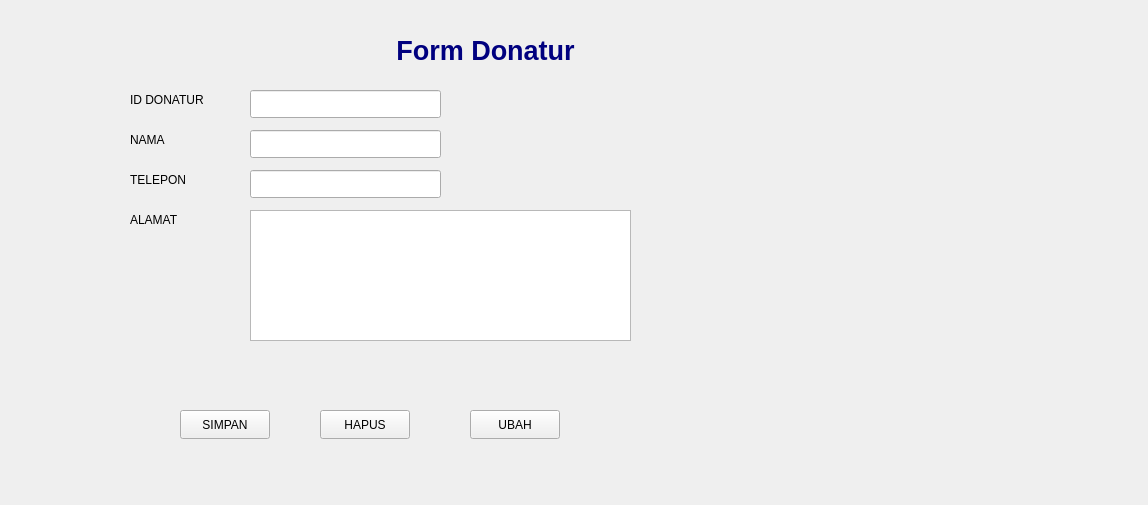
<?xml version="1.0" encoding="UTF-8"?>
<ui version="4.0">
 <class>Form</class>
 <widget class="QWidget" name="Form">
  <property name="geometry">
   <rect>
    <x>0</x>
    <y>0</y>
    <width>1148</width>
    <height>505</height>
   </rect>
  </property>
  <property name="windowTitle">
   <string>Form</string>
  </property>
  <widget class="QLabel" name="label">
   <property name="geometry">
    <rect>
     <x>130</x>
     <y>90</y>
     <width>91</width>
     <height>20</height>
    </rect>
   </property>
   <property name="text">
    <string>ID DONATUR</string>
   </property>
  </widget>
  <widget class="QLabel" name="label_2">
   <property name="geometry">
    <rect>
     <x>130</x>
     <y>130</y>
     <width>91</width>
     <height>20</height>
    </rect>
   </property>
   <property name="text">
    <string>NAMA</string>
   </property>
  </widget>
  <widget class="QLabel" name="label_3">
   <property name="geometry">
    <rect>
     <x>130</x>
     <y>170</y>
     <width>101</width>
     <height>20</height>
    </rect>
   </property>
   <property name="text">
    <string>TELEPON </string>
   </property>
  </widget>
  <widget class="QLabel" name="label_4">
   <property name="geometry">
    <rect>
     <x>130</x>
     <y>210</y>
     <width>101</width>
     <height>20</height>
    </rect>
   </property>
   <property name="text">
    <string>ALAMAT</string>
   </property>
  </widget>
  <widget class="QLabel" name="label_5">
   <property name="geometry">
    <rect>
     <x>310</x>
     <y>30</y>
     <width>351</width>
     <height>41</height>
    </rect>
   </property>
   <property name="text">
    <string>&lt;html&gt;&lt;head/&gt;&lt;body&gt;&lt;p align=&quot;center&quot;&gt;&lt;span style=&quot; font-size:20pt; font-weight:700; color:#00007f;&quot;&gt;Form Donatur&lt;/span&gt;&lt;/p&gt;&lt;/body&gt;&lt;/html&gt;</string>
   </property>
  </widget>
  <widget class="QLineEdit" name="idDonaturInput">
   <property name="geometry">
    <rect>
     <x>250</x>
     <y>90</y>
     <width>191</width>
     <height>28</height>
    </rect>
   </property>
  </widget>
  <widget class="QLineEdit" name="namaInput">
   <property name="geometry">
    <rect>
     <x>250</x>
     <y>130</y>
     <width>191</width>
     <height>28</height>
    </rect>
   </property>
  </widget>
  <widget class="QLineEdit" name="telpInput">
   <property name="geometry">
    <rect>
     <x>250</x>
     <y>170</y>
     <width>191</width>
     <height>28</height>
    </rect>
   </property>
  </widget>
  <widget class="QTextEdit" name="alamatInput">
   <property name="geometry">
    <rect>
     <x>250</x>
     <y>210</y>
     <width>381</width>
     <height>131</height>
    </rect>
   </property>
  </widget>
  <widget class="QPushButton" name="simpanButton">
   <property name="geometry">
    <rect>
     <x>180</x>
     <y>410</y>
     <width>90</width>
     <height>29</height>
    </rect>
   </property>
   <property name="text">
    <string>SIMPAN</string>
   </property>
  </widget>
  <widget class="QPushButton" name="ubahButton">
   <property name="geometry">
    <rect>
     <x>320</x>
     <y>410</y>
     <width>90</width>
     <height>29</height>
    </rect>
   </property>
   <property name="text">
    <string>HAPUS</string>
   </property>
  </widget>
  <widget class="QPushButton" name="hapusButton">
   <property name="geometry">
    <rect>
     <x>470</x>
     <y>410</y>
     <width>90</width>
     <height>29</height>
    </rect>
   </property>
   <property name="text">
    <string>UBAH</string>
   </property>
  </widget>
 </widget>
 <resources/>
 <connections/>
</ui>
